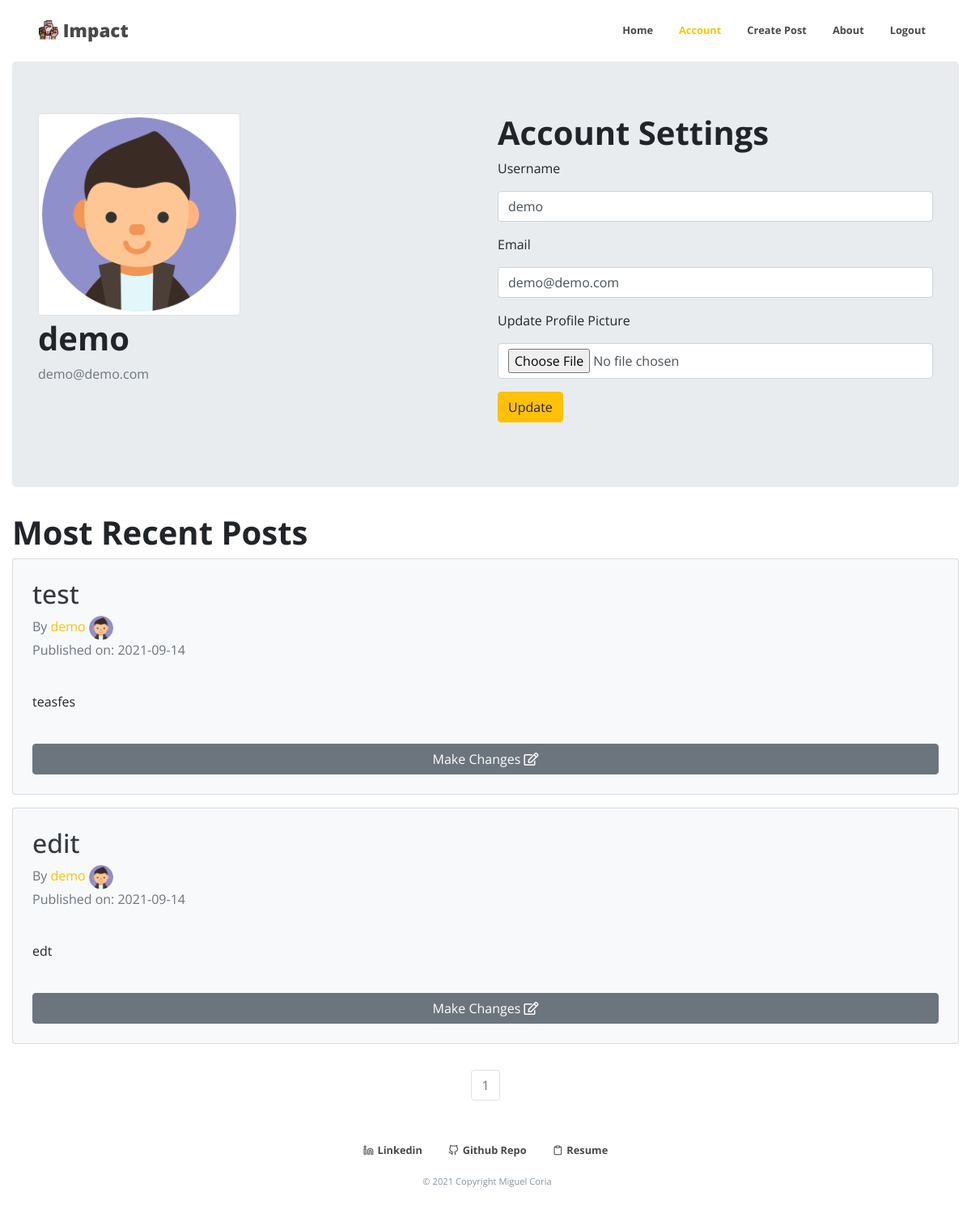
/account (signed in), run on the app's committed database.
### impact/models.py (models this page shows, shortened)
class User(db.Model,UserMixin):
    __tablename__ = 'users'
    id = db.Column(db.Integer, primary_key=True)
    profile_image = db.Column(db.String(64), nullable=False, default='default_profile.png')
    email = db.Column(db.String(64), unique=True, index=True)
    username = db.Column(db.String(64), unique=True, index=True)
    password_hash = db.Column(db.String(128))
    posts = db.relationship("Post", backref="author", lazy=True)

class Post(db.Model):
    users = db.relationship(User)
    id = db.Column(db.Integer, primary_key=True)
    post_image = db.Column(db.String(64), nullable=False, default='default_thumb.png')
    user_id = db.Column(db.Integer, db.ForeignKey('users.id'), nullable=False)
    date = db.Column(db.DateTime, nullable=False, default=datetime.utcnow)
    title = db.Column(db.String(140), nullable=False)
    text = db.Column(db.Text, nullable=False)

### impact/users/views.py (the view)
@users.route('/account', methods=['GET', 'POST'])
@login_required
def account():
    page = request.args.get('page', 1, type=int)
    posts = Post.query.filter_by(user_id=current_user.id).order_by(Post.date.desc()).paginate(page=page, per_page=3)
    user = User.query.filter_by(username=current_user.username).first()
    form = UpdateUserForm()
    if form.validate_on_submit():
        email = User.query.filter_by(email=form.email.data).first()
        user = User.query.filter_by(username=form.username.data).first()
        if form.avatar.data:
            username = current_user.username
            pic = add_profile_pic(form.avatar.data, username)
            current_user.profile_image = pic
        if form.username.data == current_user.username and form.email.data == current_user.email:
            flash('Your account is already up to date!', 'success')
            db.session.commit()
            return redirect(url_for('users.account'))
        if user is not None and email is not None:
            flash('Your account could not be updated', 'error')
            db.session.commit()
            return redirect(url_for('users.account'))
        current_user.username = form.username.data
        current_user.email = form.email.data
        db.session.commit()
        flash(u'Your account has been successfully updated!', 'success')
        return redirect(url_for('users.account'))
    elif request.method == "GET":
        form.username.data = current_user.username
        form.email.data = current_user.email
    profile_image = url_for('static', filename='profile_pics/' + current_user.profile_image)
    return render_template('account.html', profile_image=profile_image, form=form, posts=posts, user=user)

### impact/users/forms.py (shortened to what this page needs)
class UpdateUserForm(FlaskForm):
    email = StringField('Email', validators=[DataRequired(), Email()])
    username = StringField('Username', validators=[DataRequired()])
    avatar = FileField('Update Profile Picture', validators=[
                        FileAllowed(['jpg', 'png', 'jpeg', 'gif'])])
    submit = SubmitField('Update')

### impact/models.py (called while the page is built)
@login_manager.user_loader
def load_user(user_id):
    return User.query.get(user_id)

### impact/templates/account.html (shortened to what this page needs)
{% extends "base.html" %}
{% block content %}
<div class="jumbotron">
<div class="row">
  <div class="col">
    <img class="img-thumbnail mb-1" align='center' src="{{url_for('static',filename='profile_pics/'+current_user.profile_image)}}" width="250">
    <h1 class="font-weight-bold">{{current_user.username}}</h1>
    <p class='text-muted'>{{ current_user.email }}</p>
  </div>
  <div class="col container">
  <h1 class="font-weight-bold">Account Settings</h1>
    <form  method="POST" action="" enctype="multipart/form-data">
    <div class="form-group">
        {{form.username.label(class='form-group')}}
        {{form.username(class='form-control')}}
      </div>
      <div class="form-group">
      {{form.email.label(class='form-group')}}
      {{form.email(class='form-control')}}
      </div>
      <div class="form-group">
      {{form.avatar.label(class='form-group')}}
      {{form.avatar(class='form-control')}}
      </div>
      <div class="form-group">
       {{form.submit(class='btn btn-warning')}}
      </div>
    </form>
  </div>
  </div>
</div>
<div>
  <h1 class="font-weight-bold">Most Recent Posts</h1>
{% for post in posts.items  %}
<div class="card bg-light mb-3 p-4">
  <h2 class="text-dark"> <a class="text-dark" href="{{url_for('blog_post.blog_post',blog_post_id=post.id)}}">{{post.title}}</a> </h2>
  <a class="text-muted" href="{{url_for('users.user_posts',username=post.author.username)}}"><span class="text-muted">By </span><span class="text-warning">{{post.author.username}}</span> <img class=" card-image" align='center' src="{{url_for('static',filename='profile_pics/'+post.author.profile_image)}}" width="30"></a>
  <p class='text-muted'>Published on: {{post.date.strftime("%Y-%m-%d")}}</p>
   <br>
   <p>{{post.text}}</p>
   <br>
  <a href="{{ url_for('blog_post.blog_post', blog_post_id=post.id) }}" class="btn btn-secondary">Make Changes <i class="far fa-edit"></i></a>
</div>
{% endfor %}
</div>
</div>
<nav aria-label='Page Navigation example'>
<ul class="pagination justify-content-center">
    {% for page_num in posts.iter_pages(left_edge=1,right_edge=1,left_current=1,right_current=2)  %}
      {% if posts.page == page_num %}
      <li class='page-item disabled'>
        <a class="page-link" href="{{url_for('users.account',username=user.username,page=page_num)}}">{{ page_num}}</a>
      </li>
      {% else %}
      <li class='page-item'>
        <a class="page-link text-dark" href="{{url_for('users.account',username=user.username,page=page_num)}}">{{ page_num}}</a>
      </li>
      {% endif %}
    {% endfor %}
  </ul>
</nav>
{% endblock %}

### impact/templates/base.html (shortened to what this page needs)
<!DOCTYPE html>
<html lang="en">
  <head>
    <link
      rel="stylesheet"
      href="https://use.fontawesome.com/releases/v5.15.2/css/all.css"
    />
    <link
      rel="stylesheet"
      href="https://maxcdn.bootstrapcdn.com/bootstrap/4.0.0/css/bootstrap.min.css"
    />
    <link href="https://unpkg.com/aos@2.3.1/dist/aos.css" rel="stylesheet" />
    <link
      rel="stylesheet"
      type="text/css"
      href="{{ url_for('static',filename='styles/main.css') }}"
    />
  </head>
  <body style="background-color: #ffffff">
    <nav class="navbar navbar-expand-md navbar-light">
      <a class="navbar-brand font-weight-bold logo-text" href="/"
        ><img
          src="{{ url_for('static', filename='images/teamwork.png') }}"
          alt=""
          class="navbar-logo-image"
        />
        Impact</a
      >
      <div class="collapse navbar-collapse" id="navbarSupportedContent">
        <ul class="navbar-nav ml-auto mb-2 mb-lg-0">
          <li class="nav-item">
            <a class="nav-link p-2" href="{{url_for('core.index')}}">Home</a>
          </li>
          {% if current_user.is_authenticated %}
          <li class="nav-item">
            <a class="nav-link p-2" href="{{ url_for('users.account')}}"
              >Account</a
            >
          </li>
          <li class="nav-item">
            <a class="nav-link p-2" href="{{ url_for('blog_post.create_post')}}"
              >Create Post</a
            >
          </li>
          <li class="nav-item">
            <a class="nav-link p-2" href="{{url_for('core.about')}}">About</a>
          </li>
          <li class="nav-item">
            <a class="nav-link p-2" href="{{ url_for('users.logout')}}"
              >Logout</a
            >
          </li>
          {% endif %}
        </ul>
      </div>
    </nav>
    <div class="container-fluid main-content d-flex flex-column">
      {% block content %} {% endblock%}
    <footer class="text-center text-lg-start container-fluid">
      <div
        class="d-flex justify-content-center p-1"
        style="background-color: #ffffff"
      >
        <a
          class="m-3 footer-link"
          target="_blank"
          href="https://www.linkedin.com/in/miguel-coria-273888130/"
          ><span data-feather="linkedin" class="footer-icon"></span> Linkedin</a
        >
        <a
          class="m-3 footer-link"
          target="_blank"
          href="https://github.com/miguelcoria94"
          ><span data-feather="github" class="footer-icon"></span> Github
          Repo</a
        >
        <a
          class="m-3 footer-link"
          target="_blank"
          href="https://docs.google.com/document/d/16_YpkY8Qy2cX0o2C9MWXYYrV6i9SFTaa2LbqC3lco7s/edit"
          ><span data-feather="clipboard" class="footer-icon"></span> Resume</a
        >
      </div>
      <p class="pl-1 text-center footer-legal-text" href="https://mcoria.com/">
        © 2021 Copyright Miguel Coria
      </p>
    </footer>
  </body>
</html>

### impact/static/styles/main.css (style rules this page uses)
body { font-family: "Open Sans", sans-serif !important; height: 100vh; }
.main-content { min-height: 81%; }
footer { padding-bottom: 1rem; }
nav { padding: 1rem 3rem !important; background-color: #ffff; }
.navbar-logo-image { height: 1.5rem; width: auto; position: relative; bottom: 3px; }
.nav-item { padding-left: 1rem; }
.nav-link { font-size: 0.8rem !important; font-weight: bold !important; color: #49494d !important; display: flex; align-items: center; }
.navbar-light .navbar-nav .active > .nav-link { color: #fdc500 !important; }
.logo-text { color: #49494d !important; font-weight: 800 !important; font-size: 1.4rem !important; }
.card-image { border-radius: 100%; }
.footer-link { font-weight: bold; font-size: 0.8rem; color: #49494d; }
.footer-icon { height: 0.8rem !important; width: 0.8rem !important; margin-right: 0.1rem; position: relative; top: 1.5px; }
.footer-legal-text { color: #8b949e !important; font-size: 0.7rem !important; }

### data on the page
User: profile_image (placeholder picture), username "demo", email "demo@demo.com"
Post: title "test", author.username "demo", profile_image (placeholder picture), date "2021-09-14", text "teasfes"
Post: title "edit", author.username "demo", profile_image (placeholder picture), date "2021-09-14", text "edt"

### other printed values
{{ page_num }} "1"
